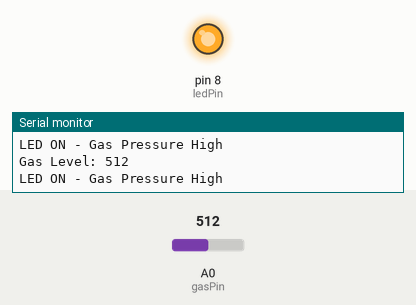
Recording of a sketch running on a simulated Arduino Uno, built with avr-gcc and run on an emulated ATmega328P. Shown: output pins drawn as LEDs (lit = HIGH), the last lines printed to the serial monitor. Inputs (shaded band) come from the test bench; at power-on: A0 (gasPin) = 512.

Above: at 6.2 s.
6.3 s: A0 (gasPin) set to 167
8.2 s: A0 (gasPin) set to 133
At 9.3 s:
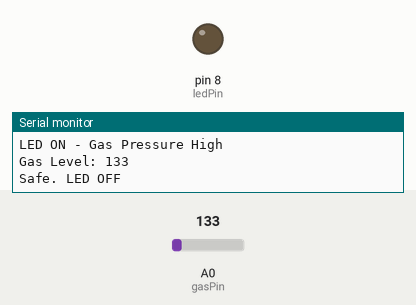
11.5 s: A0 (gasPin) set to 160
At 12.8 s:
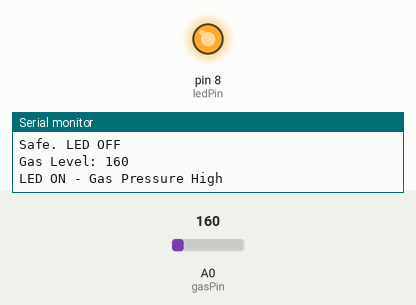
13.5 s: A0 (gasPin) set to 140
At 14.4 s:
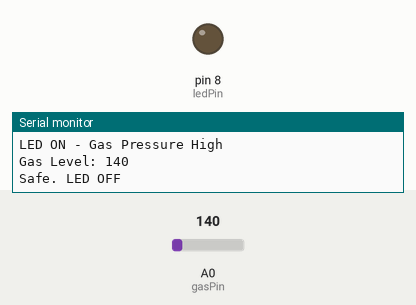
Timing chart, 0 to 16.5 s (numbered marks = the images above; inputs shaded):
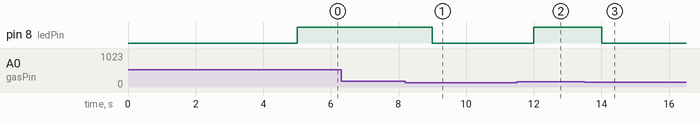

Measured:
- the behaviour switches between 151 and 150 on A0 (gasPin) (found by bisection; images 0 and 1)
- after the input at 8.2 s, pin 8 (ledPin): HIGH → LOW after 0.80 s
- after the input at 11.5 s, pin 8 (ledPin): LOW → HIGH after 0.50 s
- after the input at 13.5 s, pin 8 (ledPin): HIGH → LOW after 0.51 s

The sketch:

Gas_Sensor.ino
```cpp
const int gasPin = A0;
const int ledPin = 8;
const int threshold = 150;
void setup()
{
    Serial.begin(9600);      // Serial Monitor
    pinMode(ledPin, OUTPUT); // LED
    Serial.println("Wait For Sensor Heating");
    delay(5000);
}

void loop()
{
    int gasValue = analogRead(gasPin);
    Serial.print("Gas Level: ");
    Serial.println(gasValue);

    if (gasValue > threshold)
    {
        digitalWrite(ledPin, HIGH);
        Serial.println("LED ON - Gas Pressure High");
    }
    else
    {
        digitalWrite(ledPin, LOW); // LED বন্ধ
        Serial.println("Safe. LED OFF");
    }

    delay(1000);
}
```
